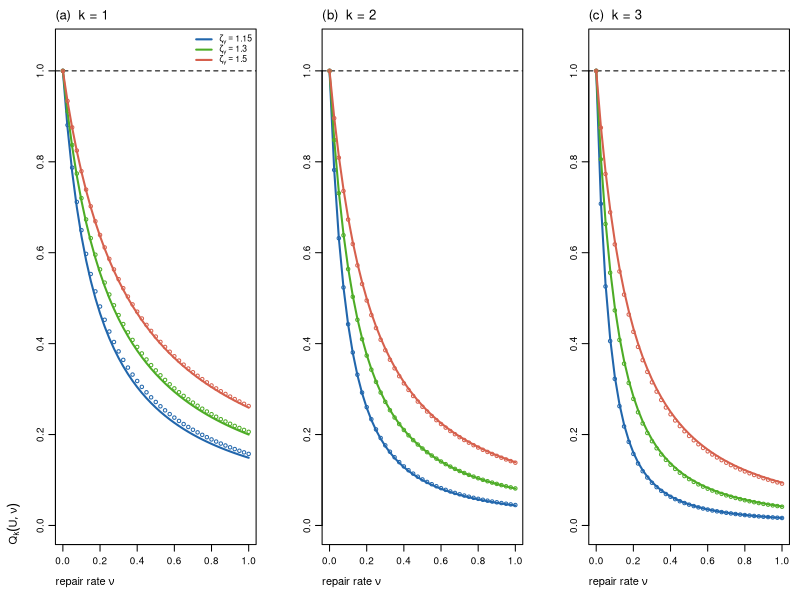
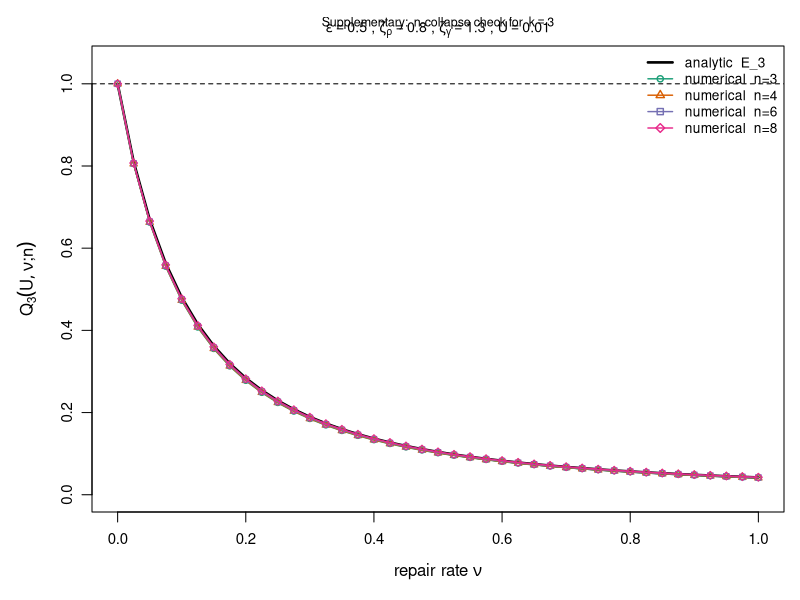

Here is the R script that generated these plots, in order:
# ============================================================================
# RepairMediatedPathFiltering_AllFigures_v4.R
#
# ~/Desktop/PathFiltering_v4_FigPlotter.R
#
# Numerical validation of repair-mediated path filtering for:
# "Repair-Mediated Path Filtering of Mutation Load
#  in Multi-Locus Homeostatic Populations"
#
# Compares the exact finite-U nonlinear suppression ratio
#
#     Q_k(U, nu) = L_k^*(U, nu) / L_k^*(U, 0)
#
# against the leading-order path-filtering prediction E_k,
#
#     Q_k(U, nu) = E_k + O(U).
#
# Because L_k^* = lambda_k f_k^* at fixed fitness landscape,
#
#     Q_k(U, nu) = f_k^*(U, nu) / f_k^*(U, 0).
#
# The no-repair denominator is evaluated from the exact analytical
# equilibrium rather than by a second numerical integration.
#
# Panels: k = 1, 2, 3
#
# Parameters:
#   n = 4, eps = 0.5, zeta_rho = 0.8, U = 0.01
#   zeta_gamma in {1.15, 1.30, 1.50}
#   nu in [0, 1]
#
# # June 28 2026
# v4
# Last Updated: October 4, 2026
# ============================================================================

library(deSolve)

# ---- Model parameters -------------------------------------------------------
n       <- 4L
eps     <- 0.5
zeta_r  <- 0.8
U       <- 0.01
T_end   <- 20000

zeta_g_vals <- c(1.15, 1.30, 1.50)
nu_vals     <- seq(0, 1, length.out = 41)

colors <- c("#2166ac", "#4dac26", "#d6604d")
labels <- expression(zeta[gamma] == 1.15,
                     zeta[gamma] == 1.30,
                     zeta[gamma] == 1.50)

# ---- Selection coefficient lambda_k ----------------------------------------
lam <- function(k, zg, zr = zeta_r, e = eps) {
  e * (zg^k - zr^k)
}

# ---- Leading mutation-source weight w_{jk} ---------------------------------
wjk <- function(j, k, zr = zeta_r, e = eps) {
  e * zr^j * choose(n - j, k - j)
}

# ---- Exact no-repair leading coefficients c_k^(0) --------------------------
compute_c0 <- function(zg) {
  d <- zg - zeta_r
  choose(n, 0:n) / d^(0:n)
}

# ---- Repair coefficients c_k(nu) -------------------------------------------
compute_cnu <- function(nu, zg) {
  cnu    <- numeric(n + 1)
  cnu[1] <- 1.0
  
  for (k in 1:n) {
    j_idx <- 0:(k - 1)
    numer <- sum(wjk(j_idx, k) * cnu[j_idx + 1])
    cnu[k + 1] <- numer / (lam(k, zg) + k * nu)
  }
  
  cnu
}

# ---- Analytical suppression E_k = c_k(nu) / c_k^(0) ------------------------
analytic_Ek <- function(k, nu, zg) {
  c0  <- compute_c0(zg)
  cnu <- compute_cnu(nu, zg)
  cnu[k + 1] / c0[k + 1]
}

# ---- Exact no-repair finite-U class equilibrium -----------------------------
fk_norepair_exact <- function(k, zg, Uval = U) {
  denom <- (1 - Uval) * zg - zeta_r
  
  if (denom <= 0) {
    stop(sprintf(
      paste0("No pristine-positive no-repair equilibrium: ",
             "(1-U) zeta_gamma - zeta_rho = %.6g <= 0."),
      denom
    ))
  }
  
  y <- Uval / denom
  choose(n, k) * y^k / (1 + y)^n
}

# ---- Exact birth rate into class k ------------------------------------------
birth_into_k <- function(k, f, R, zr, Uval) {
  total <- 0.0
  
  for (j in 0:k) {
    nmut    <- k - j
    n_avail <- n - j
    
    if (nmut > n_avail) next
    
    prob <- choose(n_avail, nmut) *
      Uval^nmut *
      (1 - Uval)^(n_avail - nmut)
    
    total <- total + R * zr^j * f[j + 1] * prob
  }
  
  total
}

# ---- ODE right-hand side ----------------------------------------------------
odes <- function(t, state, parms) {
  f    <- state
  zg   <- parms$zg
  zr   <- parms$zr
  nu   <- parms$nu
  Uval <- parms$U
  
  mean_g <- sum(zg^(0:n) * f)
  mean_r <- sum(zr^(0:n) * f)
  R      <- eps * mean_g / mean_r
  
  df <- numeric(n + 1)
  
  for (k in 0:n) {
    births     <- birth_into_k(k, f, R, zr, Uval)
    deaths     <- eps * zg^k * f[k + 1]
    repair_out <- k * nu * f[k + 1]
    repair_in  <- if (k < n) (k + 1) * nu * f[k + 2] else 0.0
    
    df[k + 1] <- births - deaths - repair_out + repair_in
  }
  
  list(df)
}

# ---- Integrate to steady state ----------------------------------------------
integrate_ss <- function(nu, zg, Uval = U,
                         ss_tol = 1e-10, mass_tol = 1e-10) {
  f_init <- c(1.0, rep(0.0, n))
  parms  <- list(zg = zg, zr = zeta_r, nu = nu, U = Uval)
  
  sol <- ode(
    y      = f_init,
    times  = c(0, T_end),
    func   = odes,
    parms  = parms,
    method = "lsoda",
    rtol   = 1e-10,
    atol   = 1e-12
  )
  
  f_end <- as.numeric(sol[2, 2:(n + 2)])
  
  rhs      <- odes(T_end, f_end, parms)[[1]]
  rhs_norm <- max(abs(rhs))
  
  if (rhs_norm > ss_tol) {
    warning(sprintf(
      paste0("Steady-state tolerance not met: ",
             "nu=%.4g, zeta_gamma=%.4g, ||df/dtau||_inf=%.3e"),
      nu, zg, rhs_norm
    ))
  }
  
  mass_error <- abs(sum(f_end) - 1.0)
  
  if (mass_error > mass_tol) {
    warning(sprintf(
      paste0("Simplex conservation tolerance not met: ",
             "nu=%.4g, zeta_gamma=%.4g, |sum(f)-1|=%.3e"),
      nu, zg, mass_error
    ))
  }
  
  f_end
}

# ---- Exact finite-U numerical suppression ratio Q_k -------------------------
numerical_Qk_from_state <- function(k, f_nu, zg) {
  f0_exact <- fk_norepair_exact(k, zg)
  
  if (f0_exact < 1e-30) return(NA_real_)
  
  f_nu[k + 1] / f0_exact
}

# ---- Internal consistency checks --------------------------------------------
for (zg in zeta_g_vals) {
  err <- max(abs(compute_cnu(0, zg) - compute_c0(zg)))
  
  if (err > 1e-10) {
    warning(sprintf(
      "Leading-coefficient consistency check failed for zeta_gamma=%.2f: %.3e",
      zg, err
    ))
  }
}

# ---- Compute analytical and numerical arrays --------------------------------
cat("Computing finite-U nonlinear validation...\n")

ana_list <- list()
num_list <- list()

for (zi in seq_along(zeta_g_vals)) {
  zg <- zeta_g_vals[zi]
  
  for (k in 1:3) {
    key <- paste0("k", k, "_z", zi)
    
    ana_list[[key]] <- sapply(
      nu_vals,
      function(nu) analytic_Ek(k, nu, zg)
    )
    
    num_list[[key]] <- numeric(length(nu_vals))
  }
  
  # One nonlinear integration per (nu, zeta_gamma) supplies k = 1,2,3.
  for (ni in seq_along(nu_vals)) {
    nu   <- nu_vals[ni]
    f_nu <- integrate_ss(nu, zg)
    
    for (k in 1:3) {
      key <- paste0("k", k, "_z", zi)
      num_list[[key]][ni] <- numerical_Qk_from_state(k, f_nu, zg)
    }
  }
  
  cat(sprintf("  zeta_gamma=%.2f: done\n", zg))
}

# ---- Three-panel main figure -------------------------------------------------
png(
  "cascade_figure_R.png",
  width = 9,
  height = 3.8,
  units = "in",
  res = 300
)

par(
  mfrow    = c(1, 3),
  mar      = c(4.2, 4.2, 2.2, 0.8),
  mgp      = c(2.5, 0.7, 0),
  cex.axis = 0.9,
  cex.lab  = 1.0
)

panel_labels <- c("(a)  k = 1", "(b)  k = 2", "(c)  k = 3")

for (ki in 1:3) {
  k <- ki
  
  plot(
    NA,
    xlim = c(0, 1),
    ylim = c(0, 1.05),
    xlab = expression("repair rate " * nu),
    ylab = if (ki == 1) expression(Q[k](U, nu)) else "",
    main = panel_labels[ki],
    font.main = 1,
    adj = 0
  )
  
  abline(h = 1.0, lty = 2, col = "black", lwd = 1.0)
  
  for (zi in seq_along(zeta_g_vals)) {
    key <- paste0("k", k, "_z", zi)
    col <- colors[zi]
    
    E_curve <- ana_list[[key]]
    Q_num   <- num_list[[key]]
    
    lines(nu_vals, E_curve, col = col, lwd = 2)
    points(nu_vals, Q_num, pch = 1, col = col, cex = 0.7, lwd = 1.0)
  }
  
  if (ki == 1) {
    legend(
      "topright",
      legend = labels,
      col    = colors,
      lty    = 1,
      lwd    = 2,
      bty    = "n",
      cex    = 0.78
    )
  }
}

dev.off()

cat("Figure saved to cascade_figure_R.png\n")

# =============================================================================
# Supplementary Figure S1: n-collapse check for fixed k
#
# The theorem predicts that for fixed k, the leading-order suppression factor
# E_k is independent of the total locus number n once n >= k. The finite-U
# nonlinear ratio
#
#   Q_k(U, nu; n) = L_k^*(U,nu;n) / L_k^*(U,0;n)
#
# need not be exactly n-independent at fixed U, but should lie close to the
# same analytical curve E_k(nu) when U is small.
# =============================================================================

# ---- Settings for the supplementary n-collapse check ------------------------
k_target        <- 3L
n_vals_sup      <- c(3L, 4L, 6L, 8L)
zg_sup          <- 1.30
U_sup           <- 0.01
nu_vals_sup     <- seq(0, 1, length.out = 41)

sup_colors <- c("#1b9e77", "#d95f02", "#7570b3", "#e7298a")
sup_pch    <- c(1, 2, 0, 5)

# ---- n-dependent helper functions -------------------------------------------
lam_sup <- function(k, zg, zr = zeta_r, e = eps) {
  e * (zg^k - zr^k)
}

wjk_sup <- function(j, k, n_total, zr = zeta_r, e = eps) {
  e * zr^j * choose(n_total - j, k - j)
}

compute_c0_sup <- function(n_total, zg) {
  d <- zg - zeta_r
  choose(n_total, 0:n_total) / d^(0:n_total)
}

compute_cnu_sup <- function(n_total, nu, zg) {
  cnu <- numeric(n_total + 1)
  cnu[1] <- 1.0
  
  for (k in 1:n_total) {
    j_idx <- 0:(k - 1)
    numer <- sum(wjk_sup(j_idx, k, n_total) * cnu[j_idx + 1])
    cnu[k + 1] <- numer / (lam_sup(k, zg) + k * nu)
  }
  
  cnu
}

analytic_Ek_sup <- function(k, nu, zg, n_total) {
  c0  <- compute_c0_sup(n_total, zg)
  cnu <- compute_cnu_sup(n_total, nu, zg)
  cnu[k + 1] / c0[k + 1]
}

fk_norepair_exact_sup <- function(k, n_total, zg, Uval) {
  denom <- (1 - Uval) * zg - zeta_r
  
  if (denom <= 0) {
    stop(sprintf(
      paste0("No pristine-positive no-repair equilibrium for n=%d: ",
             "(1-U) zeta_gamma - zeta_rho = %.6g <= 0."),
      n_total, denom
    ))
  }
  
  y <- Uval / denom
  choose(n_total, k) * y^k / (1 + y)^n_total
}

birth_into_k_sup <- function(k, f, R, zr, Uval, n_total) {
  total <- 0.0
  
  for (j in 0:k) {
    nmut    <- k - j
    n_avail <- n_total - j
    
    if (nmut > n_avail) next
    
    prob <- choose(n_avail, nmut) *
      Uval^nmut *
      (1 - Uval)^(n_avail - nmut)
    
    total <- total + R * zr^j * f[j + 1] * prob
  }
  
  total
}

odes_sup <- function(t, state, parms) {
  f       <- state
  n_total <- parms$n_total
  zg      <- parms$zg
  zr      <- parms$zr
  nu      <- parms$nu
  Uval    <- parms$U
  
  mean_g <- sum(zg^(0:n_total) * f)
  mean_r <- sum(zr^(0:n_total) * f)
  R      <- eps * mean_g / mean_r
  
  df <- numeric(n_total + 1)
  
  for (k in 0:n_total) {
    births     <- birth_into_k_sup(k, f, R, zr, Uval, n_total)
    deaths     <- eps * zg^k * f[k + 1]
    repair_out <- k * nu * f[k + 1]
    repair_in  <- if (k < n_total) (k + 1) * nu * f[k + 2] else 0.0
    
    df[k + 1] <- births - deaths - repair_out + repair_in
  }
  
  list(df)
}

integrate_ss_sup <- function(n_total, nu, zg, Uval,
                             ss_tol = 1e-10, mass_tol = 1e-10) {
  f_init <- c(1.0, rep(0.0, n_total))
  parms  <- list(
    n_total = n_total,
    zg      = zg,
    zr      = zeta_r,
    nu      = nu,
    U       = Uval
  )
  
  sol <- ode(
    y      = f_init,
    times  = c(0, T_end),
    func   = odes_sup,
    parms  = parms,
    method = "lsoda",
    rtol   = 1e-10,
    atol   = 1e-12
  )
  
  f_end <- as.numeric(sol[2, 2:(n_total + 2)])
  
  rhs      <- odes_sup(T_end, f_end, parms)[[1]]
  rhs_norm <- max(abs(rhs))
  if (rhs_norm > ss_tol) {
    warning(sprintf(
      paste0("Steady-state tolerance not met in n-collapse check: ",
             "n=%d, nu=%.4g, zeta_gamma=%.4g, ||df/dtau||_inf=%.3e"),
      n_total, nu, zg, rhs_norm
    ))
  }
  
  mass_error <- abs(sum(f_end) - 1.0)
  if (mass_error > mass_tol) {
    warning(sprintf(
      paste0("Simplex conservation tolerance not met in n-collapse check: ",
             "n=%d, nu=%.4g, zeta_gamma=%.4g, |sum(f)-1|=%.3e"),
      n_total, nu, zg, mass_error
    ))
  }
  
  f_end
}

numerical_Qk_sup_from_state <- function(k, f_nu, n_total, zg, Uval) {
  f0_exact <- fk_norepair_exact_sup(k, n_total, zg, Uval)
  
  if (f0_exact < 1e-30) return(NA_real_)
  
  f_nu[k + 1] / f0_exact
}

# ---- Compute supplementary data ---------------------------------------------
cat("Computing supplementary n-collapse check...\n")

sup_rows <- list()

for (n_total in n_vals_sup) {
  for (i in seq_along(nu_vals_sup)) {
    nu   <- nu_vals_sup[i]
    f_nu <- integrate_ss_sup(n_total, nu, zg_sup, U_sup)
    
    Qk_val <- numerical_Qk_sup_from_state(
      k = k_target,
      f_nu = f_nu,
      n_total = n_total,
      zg = zg_sup,
      Uval = U_sup
    )
    
    sup_rows[[length(sup_rows) + 1L]] <- data.frame(
      n = n_total,
      nu = nu,
      Qk = Qk_val
    )
  }
  
  cat(sprintf("  n=%d: done\n", n_total))
}

sup_data <- do.call(rbind, sup_rows)

# Analytical reference curve: theorem says E_k is independent of n for n >= k.
n_ref_sup <- max(n_vals_sup)
E_ref_sup <- sapply(
  nu_vals_sup,
  function(nu) analytic_Ek_sup(k_target, nu, zg_sup, n_ref_sup)
)

utils::write.csv(
  sup_data,
  file = "supplementary_ncollapse_k3.csv",
  row.names = FALSE
)

# ---- Supplementary figure ---------------------------------------------------
png(
  "supplementary_ncollapse_k3.png",
  width = 5.8,
  height = 4.4,
  units = "in",
  res = 300
)

par(
  mar = c(4.4, 4.6, 2.3, 0.8),
  mgp = c(2.6, 0.8, 0),
  cex.axis = 0.9,
  cex.lab  = 1.0
)

plot(
  NA,
  xlim = c(0, 1),
  ylim = c(0, 1.05),
  xlab = expression("repair rate " * nu),
  ylab = bquote(Q[.(k_target)](U, nu * ";" * n)),
  main = bquote("Supplementary: " ~ n * "-collapse check for " ~ k == .(k_target)),
  font.main = 1,
  cex.main = 0.75
)

abline(h = 1, lty = 2, lwd = 1.0, col = "black")

# Common analytic curve E_k
lines(nu_vals_sup, E_ref_sup, lwd = 2.6, col = "black")

for (ii in seq_along(n_vals_sup)) {
  n_total <- n_vals_sup[ii]
  df_n <- subset(sup_data, n == n_total)
  
  lines(df_n$nu, df_n$Qk, col = sup_colors[ii], lwd = 1.4)
  points(df_n$nu, df_n$Qk,
         pch = sup_pch[ii], col = sup_colors[ii], cex = 0.75, lwd = 1.0)
}

legend(
  "topright",
  legend = c("analytic  E_3", paste0("numerical  n=", n_vals_sup)),
  col    = c("black", sup_colors),
  lty    = c(1, rep(1, length(n_vals_sup))),
  lwd    = c(2.6, rep(1.4, length(n_vals_sup))),
  pch    = c(NA, sup_pch),
  bty    = "n",
  cex    = 0.82
)

mtext(
  bquote(
    epsilon == .(eps) ~ "," ~
      zeta[rho] == .(zeta_r) ~ "," ~
      zeta[gamma] == .(zg_sup) ~ "," ~
      U == .(U_sup)
  ),
  side = 3,
  line = 0.2,
  cex = 0.85
)

dev.off()

cat("Supplementary figure saved to supplementary_ncollapse_k3.png\n")
cat("Supplementary data saved to supplementary_ncollapse_k3.csv\n")

# =============================================================================
# Supplementary Figure S1: O(U) convergence of Q_k to E_k
#
# Tests the asymptotic prediction
#
#     Q_k(U, nu) = E_k + O(U)
#
# at the representative slice used in the manuscript:
#   epsilon = 0.5
#   zeta_rho = 0.8
#   zeta_gamma = 1.30
#   nu = 0.5
#   U in {0.02, 0.01, 0.005, 0.0025}
#   k = 1, 2, 3
#
# Outputs:
#   cascade_convergence_R.png
#   cascade_convergence_R.pdf
#   cascade_convergence_R.csv
# =============================================================================

cat("Computing supplementary O(U) convergence check...\n")

U_conv  <- c(0.02, 0.01, 0.005, 0.0025)
nu_conv <- 0.5
zg_conv <- 1.50

resid <- matrix(
  NA_real_,
  nrow = length(U_conv),
  ncol = 3
)

Q_conv <- matrix(
  NA_real_,
  nrow = length(U_conv),
  ncol = 3
)

E_conv <- matrix(
  NA_real_,
  nrow = length(U_conv),
  ncol = 3
)

for (ui in seq_along(U_conv)) {
  
  Uval <- U_conv[ui]
  
  f_nu <- integrate_ss(
    nu   = nu_conv,
    zg   = zg_conv,
    Uval = Uval
  )
  
  for (k in 1:3) {
    
    Qk <- f_nu[k + 1] /
      fk_norepair_exact(
        k,
        zg_conv,
        Uval = Uval
      )
    
    Ek <- analytic_Ek(
      k,
      nu_conv,
      zg_conv
    )
    
    Q_conv[ui, k] <- Qk
    E_conv[ui, k] <- Ek
    resid[ui, k]  <- abs(Qk - Ek)
  }
}

# ---- Log-log convergence slopes ---------------------------------------------

slopes <- sapply(
  1:3,
  function(k) {
    unname(
      coef(
        lm(
          log(resid[, k]) ~ log(U_conv)
        )
      )[2]
    )
  }
)

cat(
  sprintf(
    paste0(
      "Convergence slopes (k=1,2,3): ",
      "%.3f, %.3f, %.3f\n"
    ),
    slopes[1],
    slopes[2],
    slopes[3]
  )
)

# ---- Save convergence data --------------------------------------------------

convergence_data <- data.frame(
  U = U_conv,
  Q_k1 = Q_conv[, 1],
  E_k1 = E_conv[, 1],
  residual_k1 = resid[, 1],
  Q_k2 = Q_conv[, 2],
  E_k2 = E_conv[, 2],
  residual_k2 = resid[, 2],
  Q_k3 = Q_conv[, 3],
  E_k3 = E_conv[, 3],
  residual_k3 = resid[, 3]
)

utils::write.csv(
  convergence_data,
  file = "cascade_convergence_R.csv",
  row.names = FALSE
)

# ---- Draw Supplementary Figure S1 -------------------------------------------

draw_convergence_figure <- function(
    device = c("png", "pdf")
) {
  device <- match.arg(device)
  
  if (device == "png") {
    grDevices::png(
      "cascade_convergence_R.png",
      width = 5.8,
      height = 4.4,
      units = "in",
      res = 300
    )
  } else {
    grDevices::pdf(
      "cascade_convergence_R.pdf",
      width = 5.8,
      height = 4.4,
      useDingbats = FALSE
    )
  }
  
  op <- graphics::par(
    mar = c(4.4, 4.8, 1.2, 0.8),
    mgp = c(2.7, 0.8, 0),
    cex.axis = 0.9,
    cex.lab = 1.0
  )
  
  on.exit({
    graphics::par(op)
    grDevices::dev.off()
  }, add = TRUE)
  
  conv_cols <- c("#2166ac", "#4dac26", "#d6604d")
  conv_pch  <- c(16, 17, 15)
  conv_lty  <- c(1, 2, 3)
  
  graphics::plot(
    NA,
    xlim = range(U_conv),
    ylim = range(resid),
    log = "xy",
    xlab = expression(U),
    ylab = expression(abs(Q[k](U, nu) - E[k]))
  )
  
  for (k in 1:3) {
    
    ord <- order(U_conv)
    
    graphics::lines(
      U_conv[ord],
      resid[ord, k],
      col = conv_cols[k],
      lty = conv_lty[k],
      lwd = 1.8
    )
    
    graphics::points(
      U_conv[ord],
      resid[ord, k],
      col = conv_cols[k],
      pch = conv_pch[k],
      cex = 0.85
    )
  }
  
  # Slope-one reference line, anchored at the smallest-U k=1 residual.
  i_anchor <- which.min(U_conv)
  
  reference_constant <-
    resid[i_anchor, 1] /
    U_conv[i_anchor]
  
  U_reference <- sort(U_conv)
  
  graphics::lines(
    U_reference,
    reference_constant * U_reference,
    col = "grey40",
    lty = 2,
    lwd = 1.4
  )
  
  graphics::legend(
    "topleft",
    legend = c(
      sprintf("k = 1; slope = %.2f", slopes[1]),
      sprintf("k = 2; slope = %.2f", slopes[2]),
      sprintf("k = 3; slope = %.2f", slopes[3]),
      "slope 1 reference"
    ),
    col = c(conv_cols, "grey40"),
    lty = c(conv_lty, 2),
    pch = c(conv_pch, NA),
    lwd = c(1.8, 1.8, 1.8, 1.4),
    bty = "n",
    cex = 0.82
  )
  
  graphics::mtext(
    bquote(
      epsilon == .(eps) ~ "," ~
        zeta[rho] == .(zeta_r) ~ "," ~
        zeta[gamma] == .(zg_conv) ~ "," ~
        nu == .(nu_conv)
    ),
    side = 3,
    line = 0.1,
    cex = 0.85
  )
  
  invisible(NULL)
}

draw_convergence_figure("png")
draw_convergence_figure("pdf")

cat(
  paste0(
    "Supplementary convergence figure saved to ",
    "cascade_convergence_R.png and cascade_convergence_R.pdf\n"
  )
)

cat(
  "Supplementary convergence data saved to cascade_convergence_R.csv\n"
)
